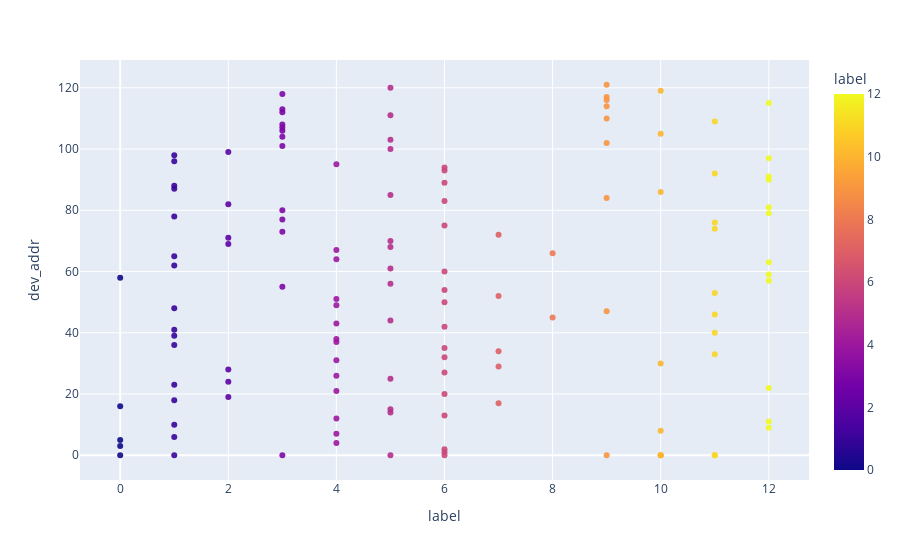

Notebook source saved alongside this figure:
### Code cell
fig = px.scatter(labeled_df, x='label',y='dev_addr',
                color='label', size_max=100,
                opacity=0.9)
fig.show()

### Figure 1 — Plotly figure (JSON) as saved in the notebook; plotly's stock layout.template omitted (floating-point values rounded to 4 significant figures; data arrays with more than 128 entries replaced by an {"elided": "..."} marker saying what was removed)
{"data": [{"hovertemplate": "label=%{marker.color}<br>dev_addr=%{y}<extra></extra>", "legendgroup": "", "marker": {"color": {"elided": "290 int values"}, "coloraxis": "coloraxis", "opacity": 0.9, "symbol": "circle"}, "mode": "markers", "name": "", "showlegend": false, "type": "scatter", "x": {"elided": "290 int values"}, "xaxis": "x", "y": {"elided": "290 str values"}, "yaxis": "y"}], "layout": {"coloraxis": {"colorbar": {"title": {"text": "label"}}, "colorscale": [[0, "#0d0887"], [0.1111, "#46039f"], [0.2222, "#7201a8"], [0.3333, "#9c179e"], [0.4444, "#bd3786"], [0.5556, "#d8576b"], [0.6667, "#ed7953"], [0.7778, "#fb9f3a"], [0.8889, "#fdca26"], [1, "#f0f921"]]}, "legend": {"tracegroupgap": 0}, "margin": {"t": 60}, "xaxis": {"anchor": "y", "domain": [0, 1], "title": {"text": "label"}}, "yaxis": {"anchor": "x", "domain": [0, 1], "title": {"text": "dev_addr"}}}}
